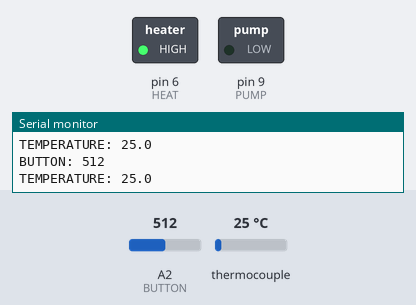
A sketch run on a simulated Arduino Uno, built with avr-gcc and run on an emulated ATmega328P. Shown: switched loads named in the sketch (green lamp = pin HIGH), the last lines printed to the serial monitor. Wiring (inferred from the names in the program): MAX6675 thermocouple converter: CS pin 4; MISO pin 12; SCK pin 13. Dashed ring = blinking. The test bench sets the inputs (shaded band); at power-on: thermocouple 25 °C, A2 (BUTTON) = 512. Pins used as bus, display or sensor lines are not drawn.

Above: at 1.2 s.
1.3 s: thermocouple set to 187 °C
3.0 s: thermocouple set to 195 °C
At 4.6 s:
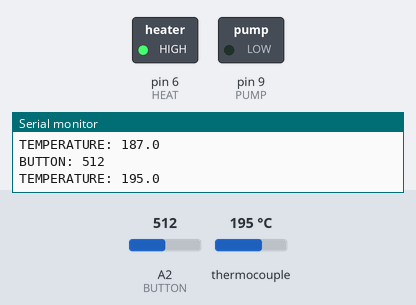
6.0 s: thermocouple set to 202 °C
9.0 s: thermocouple set to 209 °C
At 11.1 s:
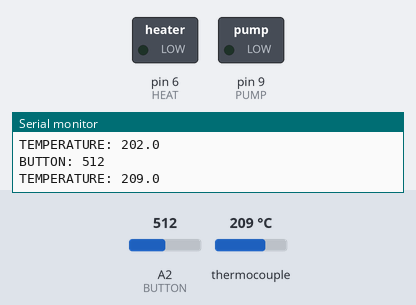
11.8 s: thermocouple set to 195 °C
At 13.7 s:
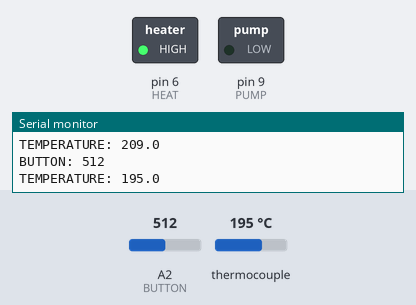
14.1 s: thermocouple set to 225 °C
At 16.2 s:
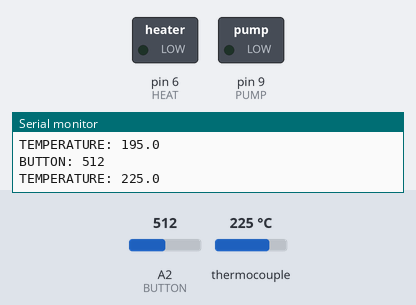
Timing chart, 0 to 17.4 s (numbered marks = the images above; inputs shaded):
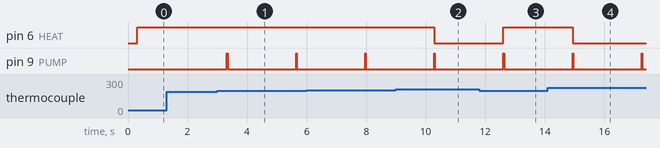

Measured:
- the behaviour switches between 190 and 191 °C on thermocouple (found by bisection; images 0 and 1)
- the behaviour switches between 205 and 206 °C on thermocouple (found by bisection; images 1 and 2)
- the behaviour switches between 200 and 199 °C on thermocouple (found by bisection; images 2 and 3)
- after the input at 3.0 s, pin 9 (PUMP): alternates HIGH for 0.02 s and LOW for 2.3 s, starting after 0.32 s
- after the input at 9.0 s, pin 6 (HEAT): HIGH → LOW after 1.3 s
- after the input at 11.8 s, pin 6 (HEAT): LOW → HIGH after 0.81 s
- after the input at 14.1 s, pin 6 (HEAT): HIGH → LOW after 0.83 s

The sketch:

smoke_machine_v01.ino
```cpp
/*    Max6675 Module  ==>   Arduino
 *    CS              ==>     D10
 *    SO              ==>     D12
 *    SCK             ==>     D13
 *    Vcc             ==>     Vcc (5v)
 *    Gnd             ==>     Gnd      */


#define MAX6675_CS   4
#define MAX6675_SO   12
#define MAX6675_SCK  13

// fets = 6,9,10
#define HEAT 6
#define PUMP 9
#define BUTTON A2


float temperature = -99999;
void setup() {
  Serial.begin(9600);
  pinMode(HEAT, OUTPUT);
  pinMode(PUMP, OUTPUT);
  int sensorValue = analogRead(A0);

}

void loop() {
  float temperature_read = readThermocouple();
  int sensorValue = analogRead(BUTTON);
  Serial.print("BUTTON: ");
  Serial.println(sensorValue, 1);

  Serial.print("TEMPERATURE: ");

  Serial.println(temperature_read, 1);
  delay(300);

//  digitalWrite(HEAT, HIGH);
//  Serial.println("on");
//  delay(1000);
//  digitalWrite(HEAT, LOW);
//  Serial.println("off");
//  delay(1000);

  if(temperature_read < 200) {
    digitalWrite(HEAT, HIGH);
  } else if (temperature_read > 205) {
    digitalWrite(HEAT, LOW);
  }


   if(sensorValue > 120 && temperature_read > 190) {
    digitalWrite(PUMP, HIGH);
    delay(20);
    digitalWrite(PUMP, LOW);
    delay(2000);

  } else  {
    digitalWrite(PUMP, LOW);
  }


}


double readThermocouple() {

  uint16_t v;
  pinMode(MAX6675_CS, OUTPUT);
  pinMode(MAX6675_SO, INPUT);
  pinMode(MAX6675_SCK, OUTPUT);

  digitalWrite(MAX6675_CS, LOW);
  delay(1);

  // Read in 16 bits,
  //  15    = 0 always
  //  14..2 = 0.25 degree counts MSB First
  //  2     = 1 if thermocouple is open circuit
  //  1..0  = uninteresting status

  v = shiftIn(MAX6675_SO, MAX6675_SCK, MSBFIRST);
  v <<= 8;
  v |= shiftIn(MAX6675_SO, MAX6675_SCK, MSBFIRST);

  digitalWrite(MAX6675_CS, HIGH);
  if (v & 0x4)
  {
    // Bit 2 indicates if the thermocouple is disconnected
    return NAN;
  }

  // The lower three bits (0,1,2) are discarded status bits
  v >>= 3;

  // The remaining bits are the number of 0.25 degree (C) counts
  return v*0.25;
}
```
